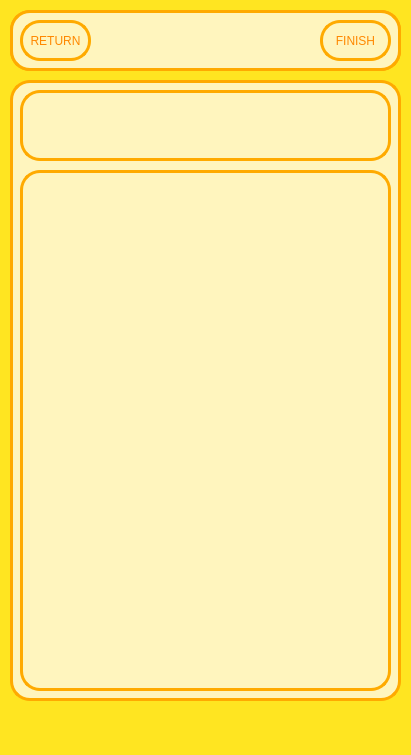
<?xml version="1.0" encoding="UTF-8"?>
<ui version="4.0">
 <class>MainWindow</class>
 <widget class="QMainWindow" name="MainWindow">
  <property name="geometry">
   <rect>
    <x>0</x>
    <y>0</y>
    <width>411</width>
    <height>755</height>
   </rect>
  </property>
  <property name="windowTitle">
   <string>MainWindow</string>
  </property>
  <property name="styleSheet">
   <string notr="true">background: rgb(255, 229, 33)</string>
  </property>
  <widget class="QWidget" name="centralwidget">
   <widget class="QLabel" name="label_3">
    <property name="geometry">
     <rect>
      <x>180</x>
      <y>640</y>
      <width>91</width>
      <height>61</height>
     </rect>
    </property>
    <property name="text">
     <string/>
    </property>
    <property name="pixmap">
     <pixmap>../pixel_picture/New Piskel (2)/pixer_duck10.png</pixmap>
    </property>
   </widget>
   <widget class="QLabel" name="label_2">
    <property name="geometry">
     <rect>
      <x>90</x>
      <y>640</y>
      <width>91</width>
      <height>61</height>
     </rect>
    </property>
    <property name="text">
     <string/>
    </property>
    <property name="pixmap">
     <pixmap>../pixel_picture/New Piskel (2)/pixer_duck10.png</pixmap>
    </property>
   </widget>
   <widget class="QLabel" name="label">
    <property name="geometry">
     <rect>
      <x>10</x>
      <y>640</y>
      <width>91</width>
      <height>61</height>
     </rect>
    </property>
    <property name="text">
     <string/>
    </property>
    <property name="pixmap">
     <pixmap>../pixel_picture/New Piskel (2)/pixer_duck10.png</pixmap>
    </property>
   </widget>
   <widget class="QWidget" name="widget" native="true">
    <property name="geometry">
     <rect>
      <x>10</x>
      <y>10</y>
      <width>391</width>
      <height>61</height>
     </rect>
    </property>
    <property name="styleSheet">
     <string notr="true">border: 2.75px solid rgb(255, 170, 0);
  border-radius: 20px;
background: solid rgb(255, 245, 190);
color: black</string>
    </property>
    <widget class="QTextBrowser" name="txt_tiltle">
     <property name="geometry">
      <rect>
       <x>0</x>
       <y>0</y>
       <width>391</width>
       <height>61</height>
      </rect>
     </property>
     <property name="cursor" stdset="0">
      <cursorShape>PointingHandCursor</cursorShape>
     </property>
     <property name="styleSheet">
      <string notr="true">color: rgb(255, 136, 0)</string>
     </property>
     <property name="html">
      <string>&lt;!DOCTYPE HTML PUBLIC &quot;-//W3C//DTD HTML 4.0//EN&quot; &quot;http://www.w3.org/TR/REC-html40/strict.dtd&quot;&gt;
&lt;html&gt;&lt;head&gt;&lt;meta name=&quot;qrichtext&quot; content=&quot;1&quot; /&gt;&lt;meta charset=&quot;utf-8&quot; /&gt;&lt;style type=&quot;text/css&quot;&gt;
p, li { white-space: pre-wrap; }
hr { height: 1px; border-width: 0; }
li.unchecked::marker { content: &quot;\2610&quot;; }
li.checked::marker { content: &quot;\2612&quot;; }
&lt;/style&gt;&lt;/head&gt;&lt;body style=&quot; font-family:'Segoe UI'; font-size:9pt; font-weight:400; font-style:normal;&quot;&gt;
&lt;p align=&quot;center&quot; style=&quot; margin-top:0px; margin-bottom:0px; margin-left:0px; margin-right:0px; -qt-block-indent:0; text-indent:0px;&quot;&gt;&lt;span style=&quot; font-size:20pt; font-weight:700;&quot;&gt; &lt;/span&gt;&lt;/p&gt;&lt;/body&gt;&lt;/html&gt;</string>
     </property>
    </widget>
    <widget class="QPushButton" name="bt_return1">
     <property name="geometry">
      <rect>
       <x>10</x>
       <y>10</y>
       <width>71</width>
       <height>41</height>
      </rect>
     </property>
     <property name="cursor">
      <cursorShape>PointingHandCursor</cursorShape>
     </property>
     <property name="styleSheet">
      <string notr="true">color: rgb(255, 136, 0)</string>
     </property>
     <property name="text">
      <string>RETURN</string>
     </property>
    </widget>
    <widget class="QPushButton" name="bt_finish1">
     <property name="geometry">
      <rect>
       <x>310</x>
       <y>10</y>
       <width>71</width>
       <height>41</height>
      </rect>
     </property>
     <property name="cursor">
      <cursorShape>PointingHandCursor</cursorShape>
     </property>
     <property name="styleSheet">
      <string notr="true">color: rgb(255, 136, 0)</string>
     </property>
     <property name="text">
      <string>FINISH</string>
     </property>
    </widget>
   </widget>
   <widget class="QLabel" name="label_5">
    <property name="geometry">
     <rect>
      <x>340</x>
      <y>640</y>
      <width>91</width>
      <height>61</height>
     </rect>
    </property>
    <property name="text">
     <string/>
    </property>
    <property name="pixmap">
     <pixmap>../pixel_picture/New Piskel (2)/pixer_duck10.png</pixmap>
    </property>
   </widget>
   <widget class="QLabel" name="label_4">
    <property name="geometry">
     <rect>
      <x>260</x>
      <y>640</y>
      <width>91</width>
      <height>61</height>
     </rect>
    </property>
    <property name="text">
     <string/>
    </property>
    <property name="pixmap">
     <pixmap>../pixel_picture/New Piskel (2)/pixer_duck10.png</pixmap>
    </property>
   </widget>
   <widget class="QPlainTextEdit" name="txted_todo1">
    <property name="geometry">
     <rect>
      <x>10</x>
      <y>80</y>
      <width>391</width>
      <height>621</height>
     </rect>
    </property>
    <property name="styleSheet">
     <string notr="true">border: 2.75px solid rgb(255, 170, 0);
  border-radius: 20px;
background: solid rgb(255, 245, 190);
color: gb(255, 136, 0)</string>
    </property>
   </widget>
   <widget class="QPushButton" name="btn_todo">
    <property name="geometry">
     <rect>
      <x>20</x>
      <y>90</y>
      <width>371</width>
      <height>71</height>
     </rect>
    </property>
    <property name="font">
     <font>
      <pointsize>14</pointsize>
     </font>
    </property>
    <property name="cursor">
     <cursorShape>PointingHandCursor</cursorShape>
    </property>
    <property name="styleSheet">
     <string notr="true">border: 2.75px solid rgb(255, 170, 0);
  border-radius: 20px;
background: solid rgb(255, 245, 190);
color: rgb(255, 136, 0)</string>
    </property>
    <property name="text">
     <string/>
    </property>
   </widget>
   <widget class="QPushButton" name="btn_todo_2">
    <property name="geometry">
     <rect>
      <x>20</x>
      <y>170</y>
      <width>371</width>
      <height>521</height>
     </rect>
    </property>
    <property name="font">
     <font>
      <pointsize>14</pointsize>
     </font>
    </property>
    <property name="cursor">
     <cursorShape>PointingHandCursor</cursorShape>
    </property>
    <property name="styleSheet">
     <string notr="true">border: 2.75px solid rgb(255, 170, 0);
  border-radius: 20px;
background: solid rgb(255, 245, 190);
color: rgb(255, 136, 0)</string>
    </property>
    <property name="text">
     <string/>
    </property>
   </widget>
   <zorder>label</zorder>
   <zorder>label_2</zorder>
   <zorder>label_3</zorder>
   <zorder>label_4</zorder>
   <zorder>label_5</zorder>
   <zorder>widget</zorder>
   <zorder>txted_todo1</zorder>
   <zorder>btn_todo</zorder>
   <zorder>btn_todo_2</zorder>
  </widget>
  <widget class="QMenuBar" name="menubar">
   <property name="geometry">
    <rect>
     <x>0</x>
     <y>0</y>
     <width>411</width>
     <height>25</height>
    </rect>
   </property>
  </widget>
  <widget class="QStatusBar" name="statusbar"/>
 </widget>
 <resources/>
 <connections/>
</ui>
